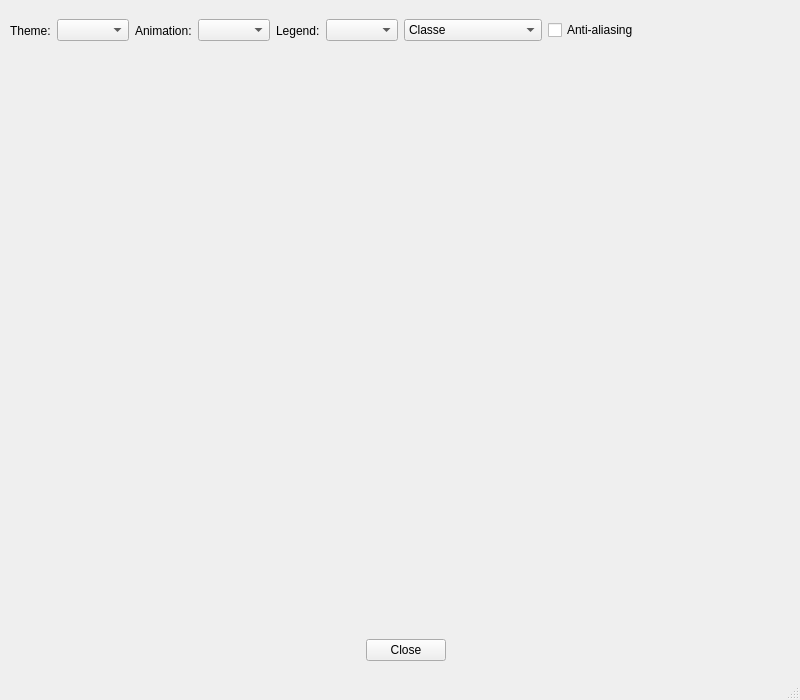
<?xml version="1.0" encoding="UTF-8"?>
<ui version="4.0">
 <class>ThemeWidget</class>
 <widget class="QMainWindow" name="ThemeWidget">
  <property name="geometry">
   <rect>
    <x>0</x>
    <y>0</y>
    <width>800</width>
    <height>700</height>
   </rect>
  </property>
  <property name="minimumSize">
   <size>
    <width>800</width>
    <height>700</height>
   </size>
  </property>
  <property name="maximumSize">
   <size>
    <width>800</width>
    <height>700</height>
   </size>
  </property>
  <property name="windowTitle">
   <string>ThemeWidget</string>
  </property>
  <property name="layoutDirection">
   <enum>Qt::LeftToRight</enum>
  </property>
  <widget class="QWidget" name="centralwidget">
   <widget class="QWidget" name="layoutWidget">
    <property name="geometry">
     <rect>
      <x>10</x>
      <y>5</y>
      <width>781</width>
      <height>51</height>
     </rect>
    </property>
    <layout class="QHBoxLayout" name="horizontalLayout">
     <item>
      <widget class="QLabel" name="themeLabel">
       <property name="text">
        <string>Theme:</string>
       </property>
      </widget>
     </item>
     <item>
      <widget class="QComboBox" name="themeComboBox"/>
     </item>
     <item>
      <widget class="QLabel" name="animatedLabel">
       <property name="text">
        <string>Animation:</string>
       </property>
      </widget>
     </item>
     <item>
      <widget class="QComboBox" name="animatedComboBox"/>
     </item>
     <item>
      <widget class="QLabel" name="legendLabel">
       <property name="text">
        <string>Legend:</string>
       </property>
      </widget>
     </item>
     <item>
      <widget class="QComboBox" name="legendComboBox"/>
     </item>
     <item>
      <widget class="QComboBox" name="comboBoxCharts">
       <item>
        <property name="text">
         <string>Classe</string>
        </property>
       </item>
       <item>
        <property name="text">
         <string>Filiere</string>
        </property>
       </item>
       <item>
        <property name="text">
         <string>Genre</string>
        </property>
       </item>
       <item>
        <property name="text">
         <string>Option</string>
        </property>
       </item>
       <item>
        <property name="text">
         <string>Année Academique</string>
        </property>
       </item>
      </widget>
     </item>
     <item>
      <widget class="QCheckBox" name="antialiasCheckBox">
       <property name="text">
        <string>Anti-aliasing</string>
       </property>
       <property name="checked">
        <bool>false</bool>
       </property>
      </widget>
     </item>
     <item>
      <spacer name="horizontalSpacer">
       <property name="orientation">
        <enum>Qt::Horizontal</enum>
       </property>
       <property name="sizeHint" stdset="0">
        <size>
         <width>40</width>
         <height>20</height>
        </size>
       </property>
      </spacer>
     </item>
    </layout>
   </widget>
   <widget class="QWidget" name="gridLayoutWidget">
    <property name="geometry">
     <rect>
      <x>9</x>
      <y>69</y>
      <width>781</width>
      <height>551</height>
     </rect>
    </property>
    <layout class="QGridLayout" name="gridLayout"/>
   </widget>
   <widget class="QWidget" name="gridLayoutWidget_2">
    <property name="geometry">
     <rect>
      <x>30</x>
      <y>630</y>
      <width>751</width>
      <height>41</height>
     </rect>
    </property>
    <layout class="QGridLayout" name="gridLayout_2">
     <item row="0" column="2">
      <spacer name="horizontalSpacer_3">
       <property name="orientation">
        <enum>Qt::Horizontal</enum>
       </property>
       <property name="sizeHint" stdset="0">
        <size>
         <width>40</width>
         <height>20</height>
        </size>
       </property>
      </spacer>
     </item>
     <item row="0" column="0">
      <spacer name="horizontalSpacer_2">
       <property name="orientation">
        <enum>Qt::Horizontal</enum>
       </property>
       <property name="sizeHint" stdset="0">
        <size>
         <width>40</width>
         <height>20</height>
        </size>
       </property>
      </spacer>
     </item>
     <item row="0" column="1">
      <widget class="QPushButton" name="pushButtonClose">
       <property name="text">
        <string>Close</string>
       </property>
      </widget>
     </item>
    </layout>
   </widget>
  </widget>
  <widget class="QStatusBar" name="statusbar"/>
 </widget>
 <resources/>
 <connections/>
</ui>
